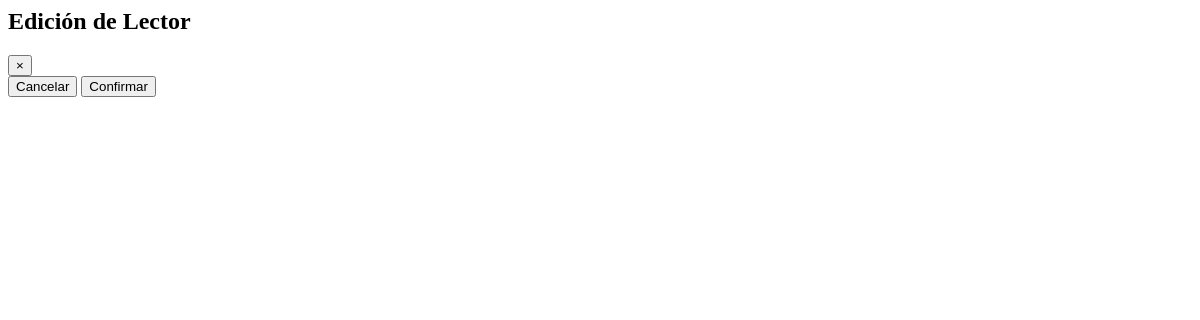
The page /app_biblioteca/editReader/3 on the database as committed earlier.
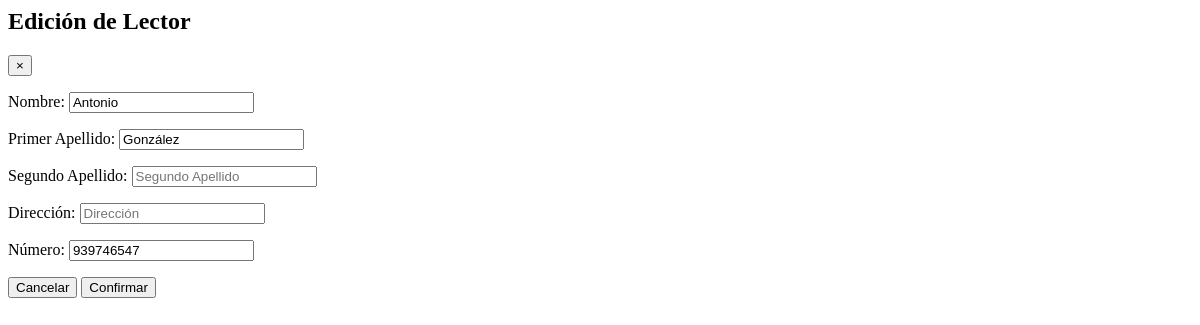
The same page on the database as committed later.
### app_biblioteca/models.py (models this page shows, shortened)
class Reader(models.Model):
    name = models.CharField(max_length=30, blank=False)
    first_surname = models.CharField(max_length=30, blank=False)
    second_surname = models.CharField(max_length=30, blank=True, null=True)
    address = models.CharField(max_length=250, blank=True, null=True)
    phone = models.CharField(max_length=15, blank=True, null=True)
    sanctions = models.IntegerField(default=0)
    sanction_amount = models.DecimalField(max_digits=10, decimal_places=2, default=0.00)
    is_active = models.BooleanField(default=True)

### app_biblioteca/views.py (the view)
# urls.py: path('editReader/<int:id>', views.editReader, name = 'edit_reader'),
def editReader(request, id):
   reader_form = None
   error = None
   try:
      reader = Reader.objects.get(id = id)
      if request.method == 'GET':
         reader_form = ReaderForm(instance = reader)
      else:
         reader_form = ReaderForm(request.POST, instance = reader)
         if reader_form.is_valid():
               reader_form.save()
         return redirect('readers')
   except ObjectDoesNotExist as e:
      error = e
      reader = None
   return render(request, 'editReader.html', {'reader_form': reader_form, 'error':error, 'reader': reader})

### app_biblioteca/templates/editReader.html (shortened to what this page needs)
<div class="modal-dialog modal-lg" role="document">
    <div class="modal-content">
        <div class="modal-header">
            <h2 class="modal-title">Edición de Lector</h2>
            <button class="close" type="button" data-dismiss="modal" aria-label="Close">
                <span aria-hidden="true">&times;</span>
            </button>
        </div>
        <form action="{% url 'edit_reader' reader.id %}" method="POST">
            <div class="modal-body">
                {{ reader_form.as_p }}
            </div>
            <div class="modal-footer">
                <button class="btn btn-danger" type="button" data-dismiss="modal">Cancelar</button>
                <button class="btn btn-primary" type="submit">Confirmar</button>
            </div>
        </form>
    </div>
</div>

Rows that differ between the two databases and show on the page:
added Reader: name "Antonio", first_surname "González", phone "939746547"
Other text that changed with them:
text now shown: "Nombre: Primer Apellido: Segundo Apellido: Dirección: Número:"
